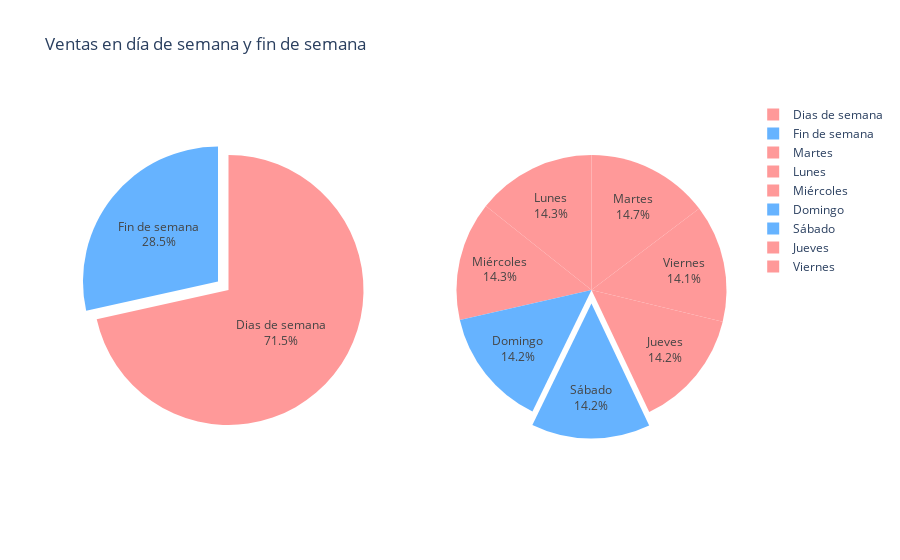

This figure's notebook cell:
### Markdown cell above
¿Se observa alguna diferencia significativa en las ventas entre los días laborables y
los fines de semana?

### Code cell
'''# Iterar sobre la lista de datos y agregar cada mes al objeto figura 'fig'
fig.add_trace(go.Pie(
    x=dias_semana,  # Eje X: Horas del día
    y=total_pordia_pormes,  # Eje Y: Datos de ventas por hora para este mes
    mode='line',  # Tipo de gráfico: líneas
    name=mes,  # Etiqueta para la leyenda del gráfico
    line=dict(width=2, shape='spline'),  # Configuración de las líneas del gráfico
))'''

total_dias_semana = 0
total_dias_finsemana = 0

for i, dia in enumerate(dias_semana):
    if dia != 'Sábado' and dia != 'Domingo':
        total_dias_semana += total_pordia_pormes[i]
    else:
        total_dias_finsemana  += total_pordia_pormes[i]

fig = make_subplots(
    rows=1, cols=2,
    specs=[[{"type": "pie"}, {"type": "pie"}],
           ],
)

fig.add_trace(
    go.Pie(
        labels=['Dias de semana', 'Fin de semana'],
        values=[total_dias_semana,total_dias_finsemana],
        textinfo='label+percent', #etiquetas dentro del gráfico
        pull=[0, 0.1],  # Separa el segundo segmento
        marker=dict(colors=['#ff9999', '#66b3ff']),  #Colores
    
), row = 1, col=1)

fig.add_trace(
    go.Pie(
        labels= dias_semana,
        values= total_pordia_pormes,
        textinfo='label+percent', #etiquetas dentro del gráfico
        pull=[0, 0, 0, 0, 0, 0.1, 0],  # Separa el segundo segmento
        marker=dict(colors=['#ff9999','#ff9999','#ff9999','#ff9999','#ff9999', '#66b3ff', '#66b3ff']),  #Colores
    
), row = 1, col=2)

# Configurar los ejes y los títulos del gráfico
fig.update_layout(
    title="Ventas en día de semana y fin de semana",  # Título del gráfico
)

# Mostrar el gráfico
fig.show()

### Figure 1 — Plotly figure (JSON) as saved in the notebook; plotly's stock layout.template omitted (floating-point values rounded to 4 significant figures)
{"data": [{"domain": {"x": [0, 0.45], "y": [0, 1]}, "labels": ["Dias de semana", "Fin de semana"], "marker": {"colors": ["#ff9999", "#66b3ff"]}, "pull": [0, 0.1], "textinfo": "label+percent", "type": "pie", "values": [149532, 59547]}, {"domain": {"x": [0.55, 1], "y": [0, 1]}, "labels": ["Lunes", "Martes", "Miércoles", "Jueves", "Viernes", "Sábado", "Domingo"], "marker": {"colors": ["#ff9999", "#ff9999", "#ff9999", "#ff9999", "#ff9999", "#66b3ff", "#66b3ff"]}, "pull": [0, 0, 0, 0, 0, 0.1, 0], "textinfo": "label+percent", "type": "pie", "values": [29899, 30724, 29799, 29662, 29448, 29769, 29778]}], "layout": {"title": {"text": "Ventas en día de semana y fin de semana"}}}
